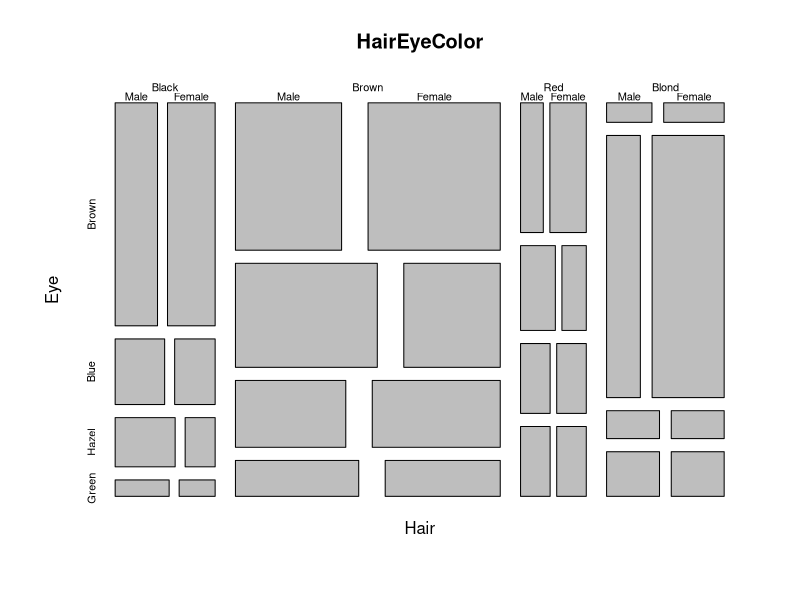
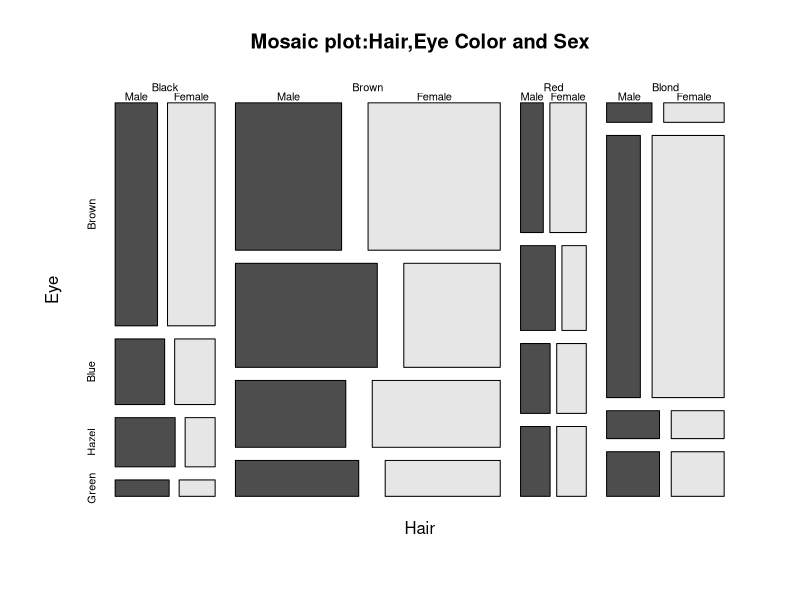
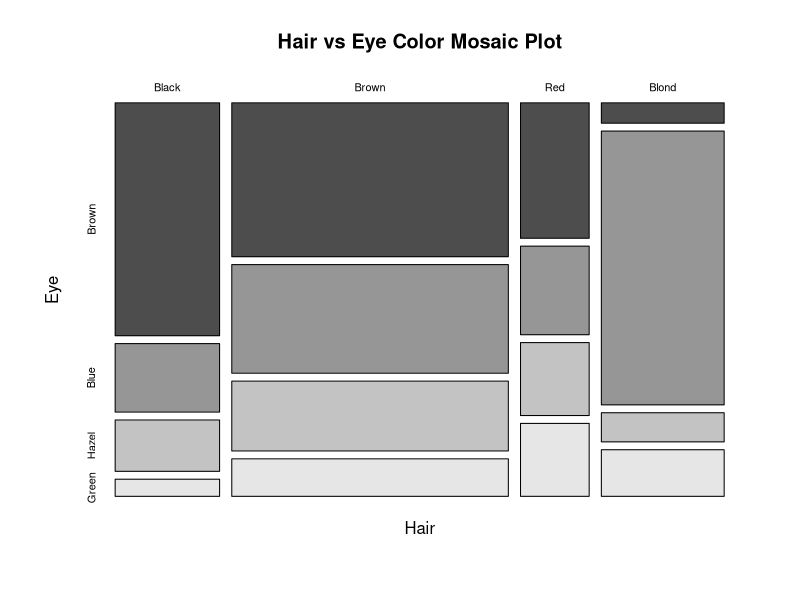
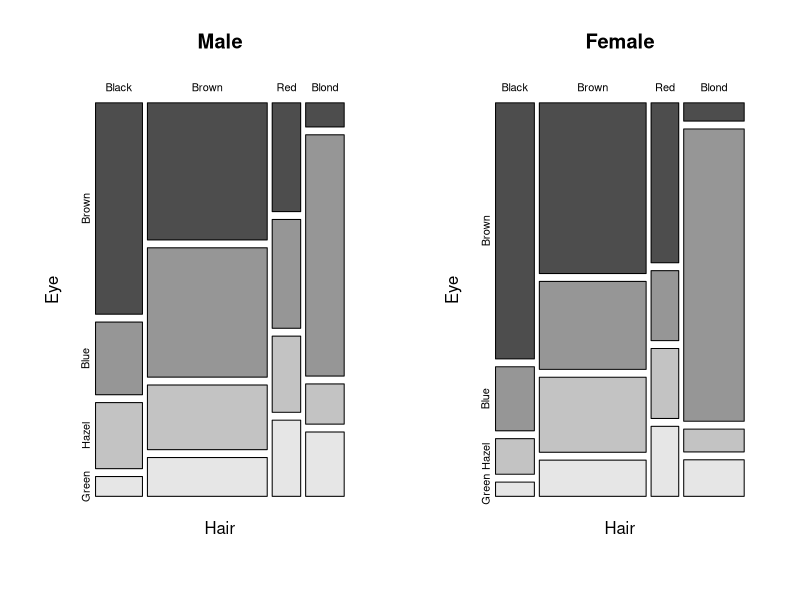
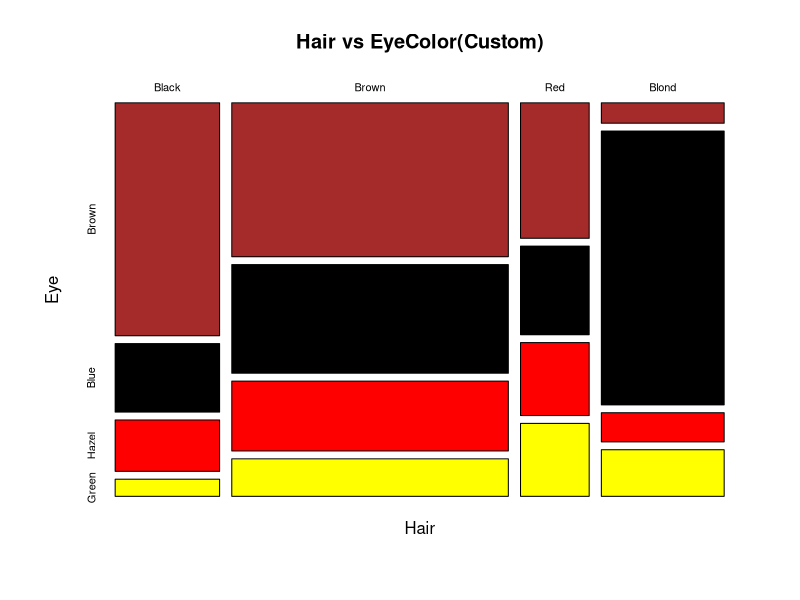
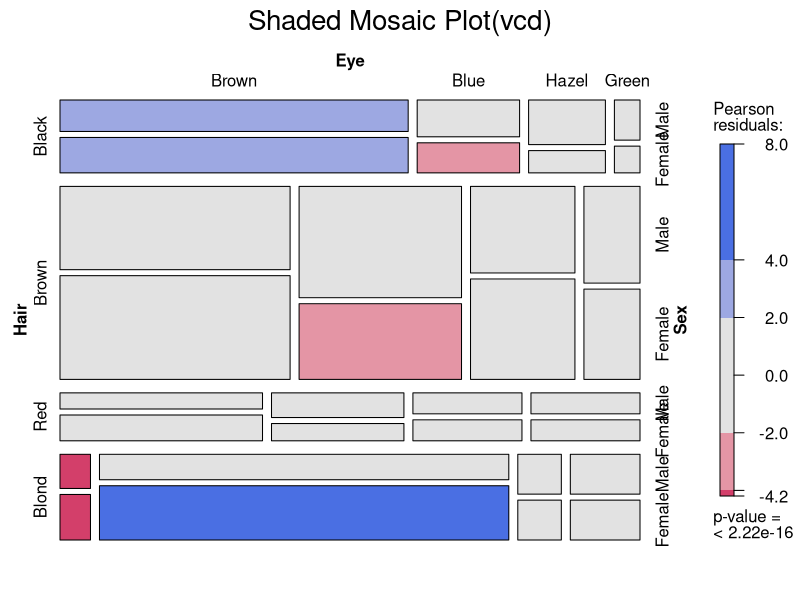
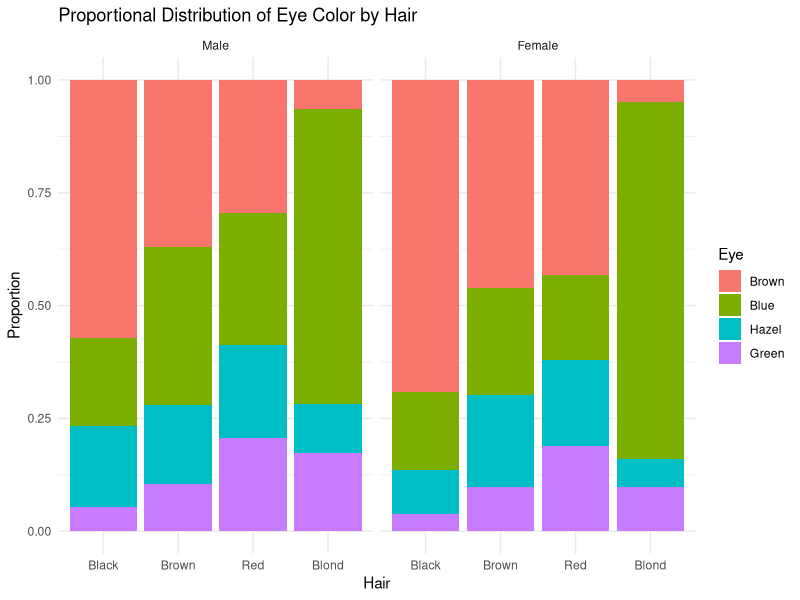
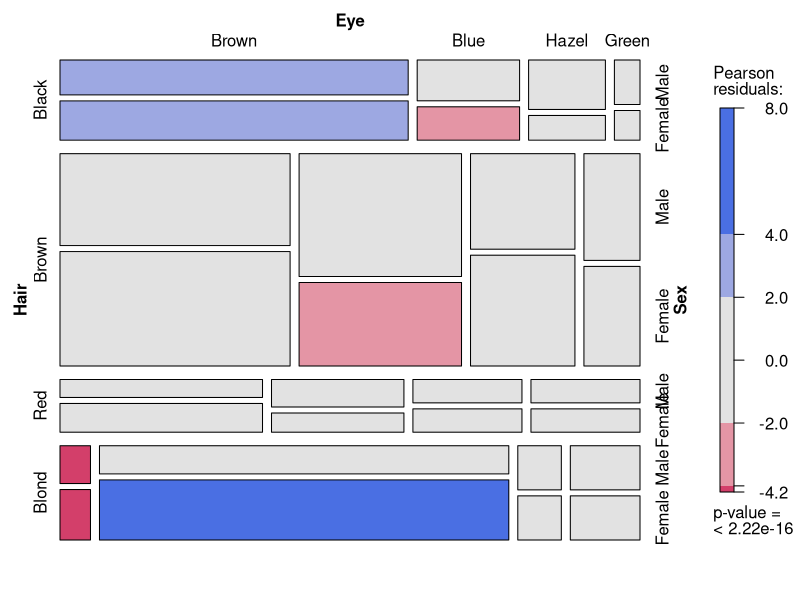

Source code (R) for these figures, in order:
#Load and understsnd the HairEyeColor Dataset
#Load dataset
data(HairEyeColor)
#Check structure
str(HairEyeColor)
View(HairEyeColor)
?HairEyeColor
#very basic mosaic plot(Base R)
mosaicplot(HairEyeColor)
#Add Titles and colors
mosaicplot(HairEyeColor, main="Mosaic plot:Hair,Eye Color and Sex",
           color=TRUE)
#Two-variable Mosaic plot
HairEye2D<-margin.table(HairEyeColor,c(1,2))
mosaicplot( HairEye2D, main="Hair vs Eye Color Mosaic Plot",
            color=TRUE)
#Mosaic plots by sex
par(mfrow=c(1,2))
mosaicplot( HairEyeColor[,,"Male"], main="Male",color=TRUE)
mosaicplot( HairEyeColor[,,"Female"], main="Female",color=TRUE)
par(mfrow=c(1,1))
#Custom colors
mosaicplot( HairEye2D, col=c("brown","black","red","yellow"),
            main="Hair vs EyeColor(Custom)")
#Advanced Mosaic Plot using 'vcd'
install.packages("vcd")
library(vcd)
mosaic( HairEyeColor,shade=TRUE,legend=TRUE,
        main="Shaded Mosaic Plot(vcd)")
#Convert Dataset to Data Frame(For ggplot)
hair_eye_df<-as.data.frame(HairEyeColor)
head(hair_eye_df)
#ggplot Alternative(Proportional Mosaic-Style Plot)
library(ggplot2)
ggplot(hair_eye_df,aes(x=Hair,y=Freq,fill=Eye))+
  geom_bar(stat="identity",position="fill")+
  facet_wrap(~Sex)+
  labs(
    title="Proportional Distribution of Eye Color by Hair",
    y="Proportion"
  )+
  theme_minimal()
#Advanced Mosaic with Residual Shading
mosaic(~Hair+Eye+Sex, data=hair_eye_df,shade=TRUE,legend=TRUE)
